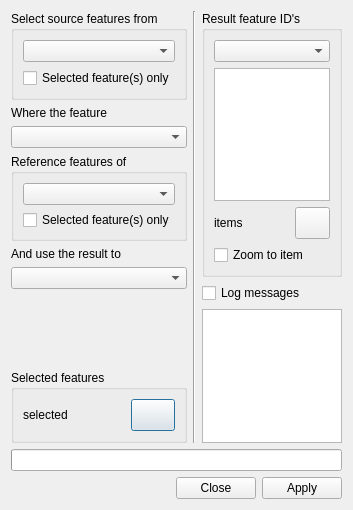
<?xml version="1.0" encoding="UTF-8"?>
<ui version="4.0">
 <class>QgsSpatialQueryDialogBase</class>
 <widget class="QDialog" name="QgsSpatialQueryDialogBase">
  <property name="windowModality">
   <enum>Qt::NonModal</enum>
  </property>
  <property name="geometry">
   <rect>
    <x>0</x>
    <y>0</y>
    <width>353</width>
    <height>510</height>
   </rect>
  </property>
  <property name="minimumSize">
   <size>
    <width>0</width>
    <height>0</height>
   </size>
  </property>
  <property name="maximumSize">
   <size>
    <width>16777215</width>
    <height>16777215</height>
   </size>
  </property>
  <property name="acceptDrops">
   <bool>true</bool>
  </property>
  <property name="windowTitle">
   <string>Spatial Query</string>
  </property>
  <property name="locale">
   <locale language="English" country="UnitedKingdom"/>
  </property>
  <layout class="QVBoxLayout" name="verticalLayout_2">
   <item>
    <layout class="QHBoxLayout" name="lyOperatorResult">
     <item>
      <layout class="QVBoxLayout" name="lytOperator">
       <item>
        <widget class="QGroupBox" name="gbTarget">
         <property name="toolTip">
          <string>Layer on which the topological operation will select geometries</string>
         </property>
         <property name="title">
          <string>Select source features from</string>
         </property>
         <layout class="QVBoxLayout" name="verticalLayout_5">
          <item>
           <widget class="QComboBox" name="cbTargetLayer">
            <property name="maximumSize">
             <size>
              <width>16777215</width>
              <height>16777215</height>
             </size>
            </property>
            <property name="toolTip">
             <string>Select the target layer</string>
            </property>
           </widget>
          </item>
          <item>
           <widget class="QCheckBox" name="ckbUsingSelectedTarget">
            <property name="toolTip">
             <string>&lt;!DOCTYPE HTML PUBLIC &quot;-//W3C//DTD HTML 4.0//EN&quot; &quot;http://www.w3.org/TR/REC-html40/strict.dtd&quot;&gt;
&lt;html&gt;&lt;head&gt;&lt;meta name=&quot;qrichtext&quot; content=&quot;1&quot; /&gt;&lt;style type=&quot;text/css&quot;&gt;
p, li { white-space: pre-wrap; }
&lt;/style&gt;&lt;/head&gt;&lt;body style=&quot; font-family:'Sans Serif'; font-size:9pt; font-weight:400; font-style:normal;&quot;&gt;
&lt;p style=&quot; margin-top:0px; margin-bottom:0px; margin-left:0px; margin-right:0px; -qt-block-indent:0; text-indent:0px;&quot;&gt;&lt;span style=&quot; font-family:'MS Shell Dlg 2'; font-size:8pt;&quot;&gt;When checked the operation will only consider selected geometries of the target layer&lt;/span&gt;&lt;/p&gt;&lt;/body&gt;&lt;/html&gt;</string>
            </property>
            <property name="text">
             <string>Selected feature(s) only</string>
            </property>
           </widget>
          </item>
         </layout>
         <zorder>ckbUsingSelectedTarget</zorder>
         <zorder>cbTargetLayer</zorder>
        </widget>
       </item>
       <item>
        <widget class="QLabel" name="lbOperation">
         <property name="text">
          <string>Where the feature</string>
         </property>
        </widget>
       </item>
       <item>
        <widget class="QComboBox" name="cbOperation">
         <property name="maximumSize">
          <size>
           <width>16777215</width>
           <height>16777215</height>
          </size>
         </property>
         <property name="toolTip">
          <string>Select the topological operation</string>
         </property>
        </widget>
       </item>
       <item>
        <widget class="QGroupBox" name="gbReference">
         <property name="toolTip">
          <string>Layer whose geometries will be used as reference by the topological operation</string>
         </property>
         <property name="title">
          <string>Reference features of </string>
         </property>
         <layout class="QVBoxLayout" name="verticalLayout_4">
          <property name="sizeConstraint">
           <enum>QLayout::SetMinimumSize</enum>
          </property>
          <item>
           <widget class="QComboBox" name="cbReferenceLayer">
            <property name="maximumSize">
             <size>
              <width>16777215</width>
              <height>16777215</height>
             </size>
            </property>
            <property name="toolTip">
             <string>Select the reference layer</string>
            </property>
           </widget>
          </item>
          <item>
           <widget class="QCheckBox" name="ckbUsingSelectedReference">
            <property name="maximumSize">
             <size>
              <width>16777215</width>
              <height>18</height>
             </size>
            </property>
            <property name="toolTip">
             <string>&lt;!DOCTYPE HTML PUBLIC &quot;-//W3C//DTD HTML 4.0//EN&quot; &quot;http://www.w3.org/TR/REC-html40/strict.dtd&quot;&gt;
&lt;html&gt;&lt;head&gt;&lt;meta name=&quot;qrichtext&quot; content=&quot;1&quot; /&gt;&lt;style type=&quot;text/css&quot;&gt;
p, li { white-space: pre-wrap; }
&lt;/style&gt;&lt;/head&gt;&lt;body style=&quot; font-family:'Sans Serif'; font-size:9pt; font-weight:400; font-style:normal;&quot;&gt;
&lt;p style=&quot; margin-top:0px; margin-bottom:0px; margin-left:0px; margin-right:0px; -qt-block-indent:0; text-indent:0px;&quot;&gt;&lt;span style=&quot; font-family:'MS Shell Dlg 2'; font-size:8pt;&quot;&gt;When checked the operation will be only consider selected geometries of the reference layer&lt;/span&gt;&lt;/p&gt;&lt;/body&gt;&lt;/html&gt;</string>
            </property>
            <property name="text">
             <string>Selected feature(s) only</string>
            </property>
           </widget>
          </item>
         </layout>
        </widget>
       </item>
       <item>
        <widget class="QLabel" name="lbResultFor">
         <property name="text">
          <string>And use the result to</string>
         </property>
        </widget>
       </item>
       <item>
        <widget class="QComboBox" name="cbResultFor"/>
       </item>
       <item>
        <spacer name="spResult">
         <property name="minimumSize">
          <size>
           <width>146</width>
           <height>40</height>
          </size>
         </property>
         <property name="orientation">
          <enum>Qt::Vertical</enum>
         </property>
         <property name="sizeHint" stdset="0">
          <size>
           <width>20</width>
           <height>40</height>
          </size>
         </property>
        </spacer>
       </item>
       <item>
        <widget class="QGroupBox" name="gbSelected">
         <property name="title">
          <string>Selected features</string>
         </property>
         <layout class="QHBoxLayout" name="horizontalLayout">
          <item>
           <widget class="QLabel" name="lbStatusSelected">
            <property name="toolTip">
             <string>Number of selected features in map</string>
            </property>
            <property name="locale">
             <locale language="English" country="UnitedStates"/>
            </property>
            <property name="text">
             <string notr="true">selected</string>
            </property>
           </widget>
          </item>
          <item>
           <widget class="QPushButton" name="pbCreateLayerSelected">
            <property name="minimumSize">
             <size>
              <width>44</width>
              <height>32</height>
             </size>
            </property>
            <property name="maximumSize">
             <size>
              <width>44</width>
              <height>32</height>
             </size>
            </property>
            <property name="toolTip">
             <string>Create layer with selected</string>
            </property>
            <property name="text">
             <string/>
            </property>
            <property name="icon">
             <iconset resource="qgsspatialquerydialogbase.qrc">
              <normaloff>:/icons/selectcreatelayer.png</normaloff>:/icons/selectcreatelayer.png</iconset>
            </property>
           </widget>
          </item>
         </layout>
        </widget>
       </item>
      </layout>
     </item>
     <item>
      <widget class="Line" name="leSpace">
       <property name="orientation">
        <enum>Qt::Vertical</enum>
       </property>
      </widget>
     </item>
     <item>
      <layout class="QVBoxLayout" name="lyResult">
       <item>
        <widget class="QGroupBox" name="gbResultQuery">
         <property name="title">
          <string>Result feature ID's</string>
         </property>
         <layout class="QVBoxLayout" name="verticalLayout">
          <property name="sizeConstraint">
           <enum>QLayout::SetDefaultConstraint</enum>
          </property>
          <item>
           <widget class="QComboBox" name="cbTypeItems">
            <property name="sizePolicy">
             <sizepolicy hsizetype="Expanding" vsizetype="Fixed">
              <horstretch>0</horstretch>
              <verstretch>0</verstretch>
             </sizepolicy>
            </property>
           </widget>
          </item>
          <item>
           <widget class="QListWidget" name="lwFeatures">
            <property name="sizePolicy">
             <sizepolicy hsizetype="Expanding" vsizetype="Expanding">
              <horstretch>0</horstretch>
              <verstretch>0</verstretch>
             </sizepolicy>
            </property>
            <property name="maximumSize">
             <size>
              <width>16777215</width>
              <height>16777215</height>
             </size>
            </property>
            <property name="toolTip">
             <string>Select one FID to identify geometry of feature</string>
            </property>
            <property name="resizeMode">
             <enum>QListView::Fixed</enum>
            </property>
           </widget>
          </item>
          <item>
           <layout class="QHBoxLayout" name="lytItems">
            <item>
             <widget class="QLabel" name="lbStatusItems">
              <property name="toolTip">
               <string>Number of selected features in map</string>
              </property>
              <property name="locale">
               <locale language="English" country="UnitedStates"/>
              </property>
              <property name="text">
               <string notr="true">items</string>
              </property>
             </widget>
            </item>
            <item>
             <widget class="QPushButton" name="pbCreateLayerItems">
              <property name="minimumSize">
               <size>
                <width>35</width>
                <height>32</height>
               </size>
              </property>
              <property name="maximumSize">
               <size>
                <width>35</width>
                <height>32</height>
               </size>
              </property>
              <property name="toolTip">
               <string>Create layer with list of items</string>
              </property>
              <property name="text">
               <string/>
              </property>
              <property name="icon">
               <iconset resource="qgsspatialquerydialogbase.qrc">
                <normaloff>:/icons/itemscreatelayer.png</normaloff>:/icons/itemscreatelayer.png</iconset>
              </property>
             </widget>
            </item>
           </layout>
          </item>
          <item>
           <widget class="QCheckBox" name="ckbZoomItem">
            <property name="sizePolicy">
             <sizepolicy hsizetype="Preferred" vsizetype="Fixed">
              <horstretch>0</horstretch>
              <verstretch>0</verstretch>
             </sizepolicy>
            </property>
            <property name="text">
             <string>Zoom to item</string>
            </property>
           </widget>
          </item>
         </layout>
        </widget>
       </item>
       <item>
        <layout class="QVBoxLayout" name="lyLogMessage">
         <item>
          <widget class="QCheckBox" name="ckbLogProcessing">
           <property name="sizePolicy">
            <sizepolicy hsizetype="Expanding" vsizetype="Fixed">
             <horstretch>0</horstretch>
             <verstretch>0</verstretch>
            </sizepolicy>
           </property>
           <property name="toolTip">
            <string>Check to show log processing of query</string>
           </property>
           <property name="text">
            <string>Log messages</string>
           </property>
          </widget>
         </item>
         <item>
          <widget class="QTextEdit" name="teStatus">
           <property name="enabled">
            <bool>true</bool>
           </property>
           <property name="textInteractionFlags">
            <set>Qt::TextSelectableByKeyboard|Qt::TextSelectableByMouse</set>
           </property>
          </widget>
         </item>
        </layout>
       </item>
      </layout>
     </item>
    </layout>
   </item>
   <item>
    <widget class="QProgressBar" name="pgbStatus">
     <property name="maximumSize">
      <size>
       <width>16777215</width>
       <height>25</height>
      </size>
     </property>
     <property name="value">
      <number>0</number>
     </property>
     <property name="alignment">
      <set>Qt::AlignCenter</set>
     </property>
     <property name="textVisible">
      <bool>false</bool>
     </property>
    </widget>
   </item>
   <item>
    <widget class="QDialogButtonBox" name="bbMain">
     <property name="maximumSize">
      <size>
       <width>16777215</width>
       <height>16777215</height>
      </size>
     </property>
     <property name="contextMenuPolicy">
      <enum>Qt::DefaultContextMenu</enum>
     </property>
     <property name="toolTip">
      <string>Run query or close the window</string>
     </property>
     <property name="standardButtons">
      <set>QDialogButtonBox::Apply|QDialogButtonBox::Close</set>
     </property>
    </widget>
   </item>
  </layout>
 </widget>
 <tabstops>
  <tabstop>cbTargetLayer</tabstop>
  <tabstop>ckbUsingSelectedTarget</tabstop>
  <tabstop>cbReferenceLayer</tabstop>
  <tabstop>ckbUsingSelectedReference</tabstop>
  <tabstop>bbMain</tabstop>
 </tabstops>
 <resources>
  <include location="qgsspatialquerydialogbase.qrc"/>
 </resources>
 <connections/>
</ui>
